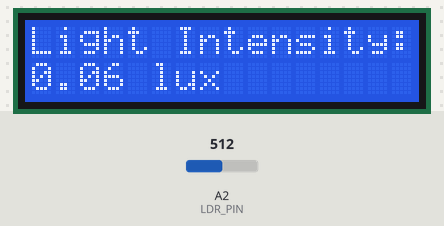
This sketch was run on a simulated Arduino Mega 2560, built with avr-gcc and run on an emulated ATmega2560. On the bench: 16×2 character LCD. The test bench sets the inputs (shaded band); at power-on: A2 (LDR_PIN) = 512.

Above: at 2.6 s.
2.7 s: A2 (LDR_PIN) set to 1011
At 6.9 s:
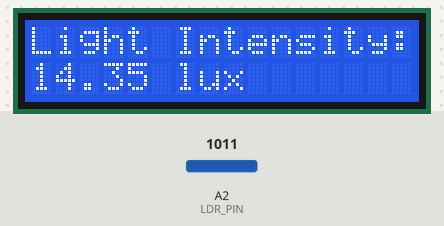
8.1 s: A2 (LDR_PIN) set to 1023
At 10.9 s:
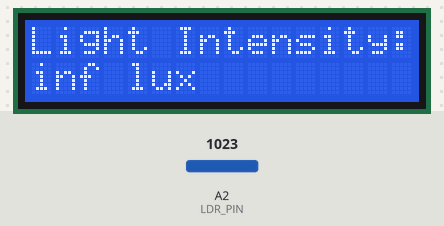
13.5 s: A2 (LDR_PIN) set to 511
At 15.0 s:
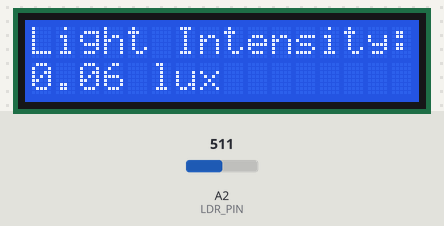
Timing chart, 0 to 16.5 s (numbered marks = the images above; inputs shaded):
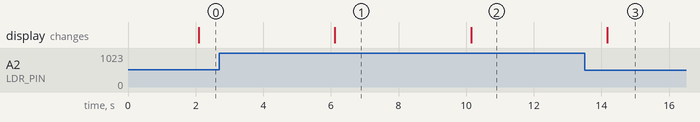

Measured:
- the behaviour switches between 1022 and 1023 on A2 (LDR_PIN) (found by bisection; images 1 and 2)
- after the input at 2.7 s, the display: changes after 3.4 s (image 1)
- after the input at 8.1 s, the display: changes after 2.0 s (image 2)
- after the input at 13.5 s, the display: changes after 0.67 s (image 3)

The sketch:

LDR.ino
```cpp
#include <Wire.h>
#include <LiquidCrystal_I2C.h>

// Initialize the LCD with the I2C address and LCD size
LiquidCrystal_I2C lcd(0x27, 16, 2);

// Define LDR pin
#define LDR_PIN A2

void setup() {
  lcd.init();                      // Initialize the LCD
  lcd.backlight();                 // Turn on the backlight
  Serial.begin(9600);              // Initialize serial communication for debugging
  Serial3.begin(115200);           // Initialize Serial3 for communication with ESP32
}

void loop() {
  delay(2000); // Wait a few seconds between measurements

  // Read LDR value
  int ldrValue = analogRead(LDR_PIN);
  float V_out = ldrValue * (5.0 / 1023.0); // Convert analog value to voltage
  float R_fixed = 10000.0; // 10kΩ resistor
  float R_LDR = (5.0 - V_out) * R_fixed / V_out; // Calculate LDR resistance
  float illuminance = pow((R_LDR / 1000.0), -1.25); // Estimate illuminance (lux)

  // Clear the LCD before displaying light intensity
  lcd.clear();

  // Display light intensity
  lcd.setCursor(0, 0);
  lcd.print("Light Intensity:");
  lcd.setCursor(0, 1);
  lcd.print(illuminance);
  lcd.print(" lux");

  delay(2000); // Display light intensity for 2 seconds
}
```

Final_RainSensor.c
```cpp
#include <Wire.h>
#include <LiquidCrystal_I2C.h>

// Initialize the LCD with the I2C address and LCD size
LiquidCrystal_I2C lcd(0x27, 16, 2);

// Define Rain Sensor pins
#define RAIN_DIGITAL_PIN 8
#define RAIN_ANALOG_PIN A1

void setup() {
  lcd.init();                      // Initialize the LCD
  lcd.backlight();                 // Turn on the backlight
  pinMode(RAIN_DIGITAL_PIN, INPUT); // Set rain sensor digital pin as input
  Serial.begin(9600);              // Initialize serial communication for debugging
  Serial3.begin(115200);           // Initialize Serial3 for communication with ESP32
}

void loop() {
  delay(2000); // Wait a few seconds between measurements

  // Read rain sensor values
  int rainDigital = digitalRead(RAIN_DIGITAL_PIN);
  int rainAnalog = analogRead(RAIN_ANALOG_PIN);

  // Clear the LCD before displaying rain status
  lcd.clear();

  // Display rain status
  lcd.setCursor(0, 0);
  if (rainDigital == LOW) {
    lcd.print("Rain Detected");
  } else {
    lcd.print("No Rain");
  }

  lcd.setCursor(0, 1);
  lcd.print("Rain Level: ");
  lcd.print(rainAnalog);

  delay(2000); // Display rain status for 2 seconds
}
```

I2C_CheckerForLCD.c
```cpp
#include <Wire.h>

void setup() {
  Wire.begin();
  Serial.begin(9600);
  while (!Serial);
  Serial.println("\nI2C Scanner");
}

void loop() {
  byte error, address;
  int nDevices;

  Serial.println("Scanning...");

  nDevices = 0;
  for (address = 1; address < 127; address++) {
    Wire.beginTransmission(address);
    error = Wire.endTransmission();

    if (error == 0) {
      Serial.print("I2C device found at address 0x");
      if (address < 16)
        Serial.print("0");
      Serial.print(address, HEX);
      Serial.println("  !");
      nDevices++;
    } else if (error == 4) {
      Serial.print("Unknown error at address 0x");
      if (address < 16)
        Serial.print("0");
      Serial.println(address, HEX);
    }
  }
  if (nDevices == 0)
    Serial.println("No I2C devices found\n");
  else
    Serial.println("done\n");

  delay(5000);
}
```

LCD.c
```cpp
#include <Wire.h>
#include <LiquidCrystal_I2C.h>

// Initialize the library with the I2C address and LCD size
LiquidCrystal_I2C lcd(0x27, 16, 2);

void setup() {
  lcd.init();                      // Initialize the LCD
  lcd.backlight();                 // Turn on the backlight
  lcd.setCursor(0, 0);             // Set cursor to column 0, row 0
  lcd.print("Hello, World!");      // Print text
}

void loop() {
  // No need to repeat anything
}
```
